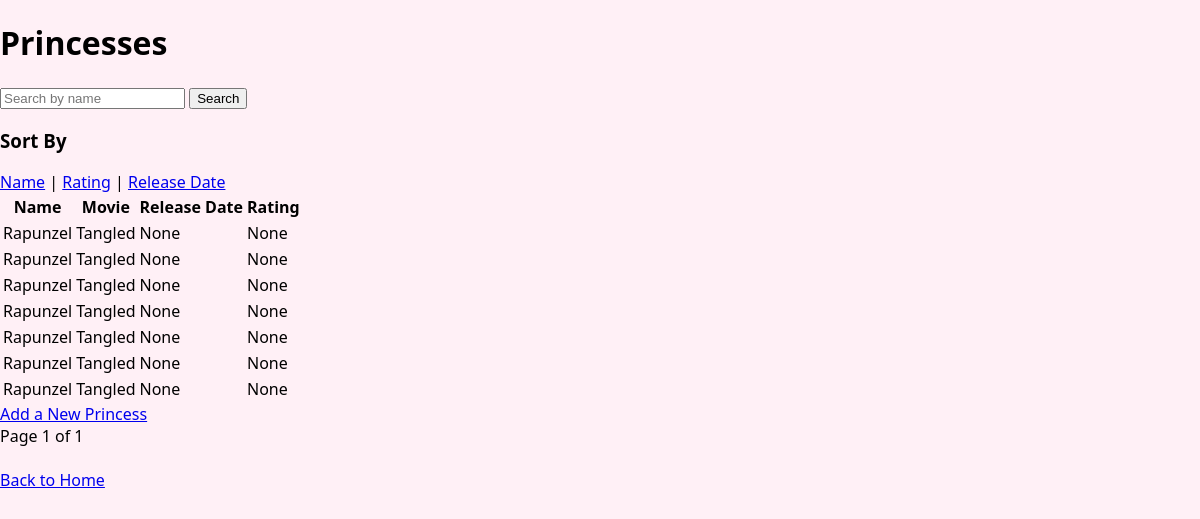
/princesses, run on an earlier commit of the app's database.
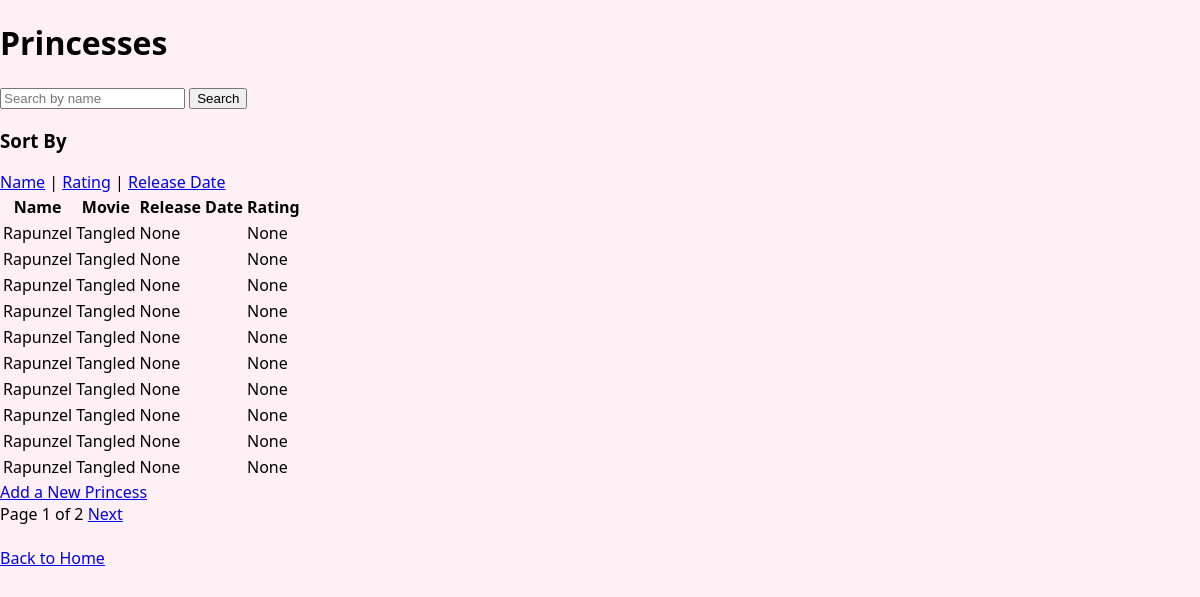
And on a later commit of the database.
### models.py (models this page shows)
class Princess(db.Model):
    __tablename__ = 'princess'
    id = db.Column(db.Integer, primary_key=True)
    name = db.Column(db.String(100), nullable=False)
    movie = db.Column(db.String(100), nullable=False)
    release_date = db.Column(db.Date, nullable=True)
    is_animated = db.Column(db.Boolean, nullable=False)
    rating = db.Column(db.Float, nullable=True)
    appointments = db.relationship('Appointment', back_populates='princess')

### app.py (the view)
@app.route('/princesses', methods=['GET'])
def princesses():
    search = request.args.get('search', '')
    sort_by = request.args.get('sort', 'id')  # Default sort by 'id'
    page = request.args.get('page', 1, type=int)
    query = Princess.query
    if search:
        query = query.filter(Princess.name.contains(search))
    query = query.order_by(getattr(Princess, sort_by))
    princess_pagination = query.paginate(page=page, per_page=10)
    return render_template('princesses.html', princesses=princess_pagination.items, pagination=princess_pagination)

### templates/princesses.html (shortened to what this page needs)
<!DOCTYPE html>
<html lang="en">
<head>
    <link rel="stylesheet" href="{{ url_for('static', filename='style.css') }}"></head>
<body>
    <h1>Princesses</h1>
    <form method="GET" action="{{ url_for('princesses') }}">
        <input type="text" name="search" placeholder="Search by name" value="{{ request.args.get('search', '') }}">
        <button type="submit">Search</button>
    </form>
    <h3>Sort By</h3>
    <a href="{{ url_for('princesses', sort='name') }}">Name</a> |
    <a href="{{ url_for('princesses', sort='rating') }}">Rating</a> |
    <a href="{{ url_for('princesses', sort='release_date') }}">Release Date</a>
    <table>
        <tr>
            <th>Name</th>
            <th>Movie</th>
            <th>Release Date</th>
            <th>Rating</th>
        </tr>
        {% for princess in princesses %}
        <tr>
            <td>{{ princess.name }}</td>
            <td>{{ princess.movie }}</td>
            <td>{{ princess.release_date }}</td>
            <td>{{ princess.rating }}</td>
        </tr>
        {% endfor %}
    </table>
  <a href="{{ url_for('add_princess') }}">Add a New Princess</a>
    <div>
        <span>Page {{ pagination.page }} of {{ pagination.pages }}</span>
        {% if pagination.has_next %}
        <a href="{{ url_for('princesses', page=pagination.next_num) }}">Next</a>
        {% endif %}
    </div>
    <br>
    <div>
        <a href="{{ url_for('index') }}">Back to Home</a>
    </div>
</body>
</html>

### static/style.css (style rules this page uses)
body { margin: 0; font-family: 'Segoe UI', sans-serif; background-color: #fff0f6; }

What changed in the data, as far as the page shows it:
added Princess: name "Rapunzel", movie "Tangled", release_date "None", rating "None"
added Princess: name "Rapunzel", movie "Tangled", release_date "None", rating "None"
added Princess: name "Rapunzel", movie "Tangled", release_date "None", rating "None"
Also different on the page:
{{ pagination.pages }}: "1" → "2"
text now shown: "Next"
